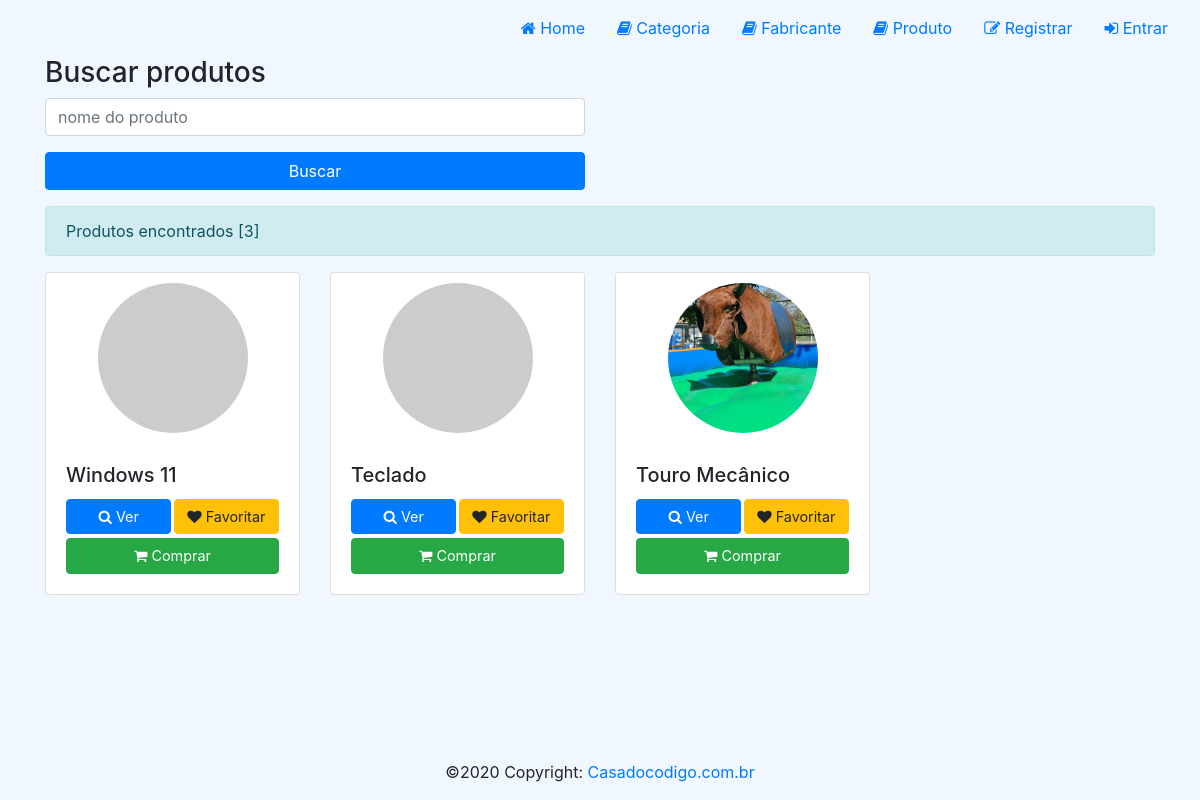
Before: / with the older database file.
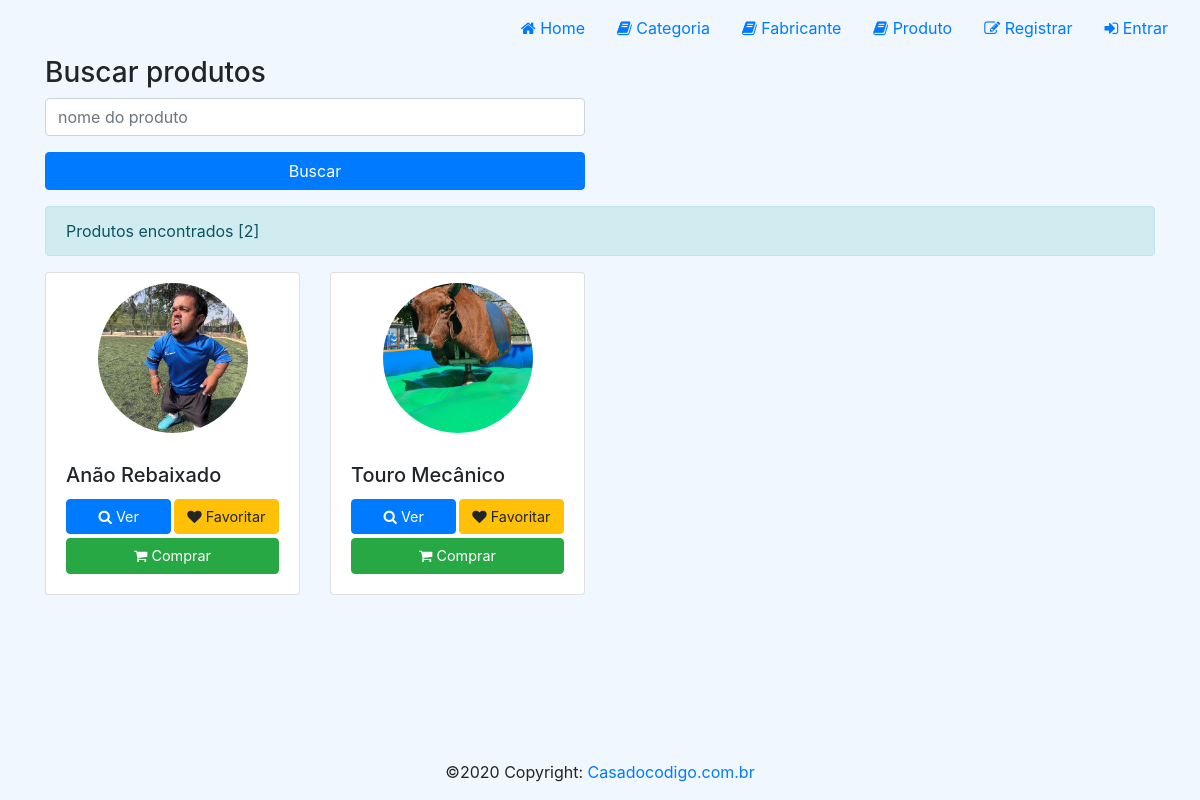
After: the same page with the newer database file.
### loja/models/Produto.py (models this page shows, shortened)
class Produto(models.Model):
    produtoo = models.CharField(max_length=100)
    destaque = models.BooleanField(default=True)
    promocao = models.BooleanField(default=True)
    msgPromocao = models.CharField(max_length=100, null=True, blank=True)
    preco = models.DecimalField(max_digits=8, decimal_places=2)
    categoria = models.ForeignKey(
        Categoria,
        null=True,
        related_name='categoria' ,
        on_delete=models.SET_NULL,
    )
    fabricante = models.ForeignKey(
        Fabricante,
        null=True,
        related_name='fabricantee' ,
        on_delete=models.SET_NULL,
    )
    criado_em = models.DateTimeField(auto_now_add=True)
    alterado_em = models.DateTimeField(auto_now=True)
    image = models.ImageField(null=True, blank=True)

### loja/views/HomeView.py (the view)
def home_view(request):
    produto = request.GET.get('produto')
    produtos = Produto.objects.all()
    if produto is not None:
        produtos = produtos.filter(produtoo__contains=produto)
    favoritos_ids = set()
    if request.user.is_authenticated:
        favoritos_ids = set(
            Favorito.objects.filter(user=request.user).values_list('produto_id', flat=True)
        )
    context = {
        'produtos': produtos,
        'favoritos_ids': favoritos_ids,
    }
    return render(request, template_name='home/home.html', context=context, status=200)

### loja/templates/home/home.html (shortened to what this page needs)
{% extends "base.html" %}
{% load static %}
{% block styles %}
<link rel="stylesheet" href="{% static 'css/home.css' %}">
{% endblock %}
{% block content %}
<div id="content">
    <div class="container">
        <div class="row">
            <div class="col-sm-12 col-md-6 col-lg-6 offset-sm-0">
                <form action="{% url 'home' %}" method="GET">
                    <h3>Buscar produtos</h3>
                    <div class="form-row">
                        <div class="col form-group">
                            <input type="text" class="form-control" name="produto" placeholder="nome do produto">
                        </div>
                    </div>
                    <div class="form-row">
                        <div class="col form-group mb-3">
                            <button type="submit" class="btn btn-primary">Buscar</button>
                        </div>
                    </div>
                </form>
            </div>
        </div>
        <div class="alert alert-info">
            Produtos encontrados [{{ produtos | length }}]
        </div>
        <div class="row">
            {% for prod in produtos %}
                <div class="col-xs-9 col-md-3 col-lg-3">
                    <div class="card mb-4">
                        <div class="image-circle" style="background-image: url('/media/{{ prod.image }}');"></div>
                        <div class="card-body d-flex justify-content-between flex-wrap">
                            <h5 class="card-title w-100">{{ prod.produtoo }}</h5>
                            <a href="{% url 'details_produto' prod.id %}" class="btn btn-primary btn-card mb-1">
                                <i class="fa fa-search"></i> Ver
                            </a>
                            {% if user.is_authenticated %}
                                {% if prod.id in favoritos_ids %}
                                    <a href="{% url 'favoritar' prod.id %}?next=/" class="btn btn-danger btn-card mb-1">
                                        <i class="fa fa-heart"></i> Favoritado
                                    </a>
                                {% else %}
                                    <a href="{% url 'favoritar' prod.id %}?next=/" class="btn btn-warning btn-card mb-1">
                                        <i class="fa fa-heart"></i> Favoritar
                                    </a>
                                {% endif %}
                            {% else %}
                                <a href="{% url 'login' %}?next={% url 'favoritar' prod.id %}" class="btn btn-warning btn-card mb-1">
                                    <i class="fa fa-heart"></i> Favoritar
                                </a>
                            {% endif %}
                            <a href="{% url 'create_carrinhoitem' prod.id %}" class="btn btn-success btn-card w-100 ml-0">
                                <i class="fa fa-shopping-cart"></i> Comprar
                            </a>
                        </div>
                    </div>
                </div>
            {% endfor %}
        </div>
    </div>
</div>
{% endblock %}

### loja/templates/base.html (shortened to what this page needs)
{% load static %}
<!DOCTYPE html>
<html lang="pt-br">
<head>
    <link rel="stylesheet" href="https://stackpath.bootstrapcdn.com/bootstrap/4.4.1/css/bootstrap.min.css">
    <link rel="stylesheet" href="https://stackpath.bootstrapcdn.com/font-awesome/4.7.0/css/font-awesome.min.css">
    <link rel="stylesheet" href="{% static 'css/global.css' %}">
    {% block styles %}{% endblock %}
</head>
<body>
<header>
    <nav class="navbar justify-content-end navbar-expand-lg">
        <ul class="nav">
            <li class="nav-item"><a class="nav-link" href="/"><i class="fa fa-home"></i> Home</a></li>
            <li class="nav-item"><a class="nav-link" href="{% url 'categorias' %}"><i class="fa fa-book"></i> Categoria</a></li>
            <li class="nav-item"><a class="nav-link" href="{% url 'fabricantes' %}"><i class="fa fa-book"></i> Fabricante</a></li>
            <li class="nav-item"><a class="nav-link" href="{% url 'produtos' %}"><i class="fa fa-book"></i> Produto</a></li>
            {% if user.is_authenticated %}
            <li class="nav-item"><a class="nav-link" href="/usuario"><i class="fa fa-user"></i> Usuário</a></li>
            <li class="nav-item"><a class="nav-link" href="{% url 'lista_favoritos' %}"><i class="fa fa-heart"></i> Favoritos</a></li>
            <li class="nav-item"><a class="nav-link" href="{% url 'logout' %}"><i class="fa fa-sign-out"></i> Sair</a></li>
            {% else %}
            <li class="nav-item"><a class="nav-link" href="{% url 'register' %}"><i class="fa fa-edit"></i> Registrar</a></li>
            <li class="nav-item"><a class="nav-link" href="{% url 'login' %}"><i class="fa fa-sign-in"></i> Entrar</a></li>
            {% endif %}
        </ul>
    </nav>
</header>
{% block content %}{% endblock %}
<footer class="page-footer font-small blue">
    <div class="footer-copyright text-center py-3">©2020 Copyright:
    <a href="https://www.casadocodigo.com.br/"> Casadocodigo.com.br</a>
    </div>
</footer>
</body>
</html>

### loja/static/css/global.css (style rules this page uses)
#content { min-height: calc(100vh - 112px); }
.image-circle { width: 150px;height: 150px; border-radius: 100%;margin: 10px auto; background-size: cover; background-repeat: no-repeat; background-position:center; background-color: #ccc; }
.btn-card { width: 49.5%; float: left; font-size: 0.9em; }
.btn-card:last-child { margin-left: 1%; }

### loja/static/css/home.css (style rules this page uses)
body { background-color: #f1f7ff; }
#content form { margin-top: calc(50vh, 241px); }
#content form button { width: 100%; }

Changed rows visible on the page:
removed Produto: produtoo "Windows 11"
removed Produto: produtoo "Teclado"
added Produto: image (picture), produtoo "Anão Rebaixado"
Other visible differences:
{{ produtos | length }}: "3" → "2"
